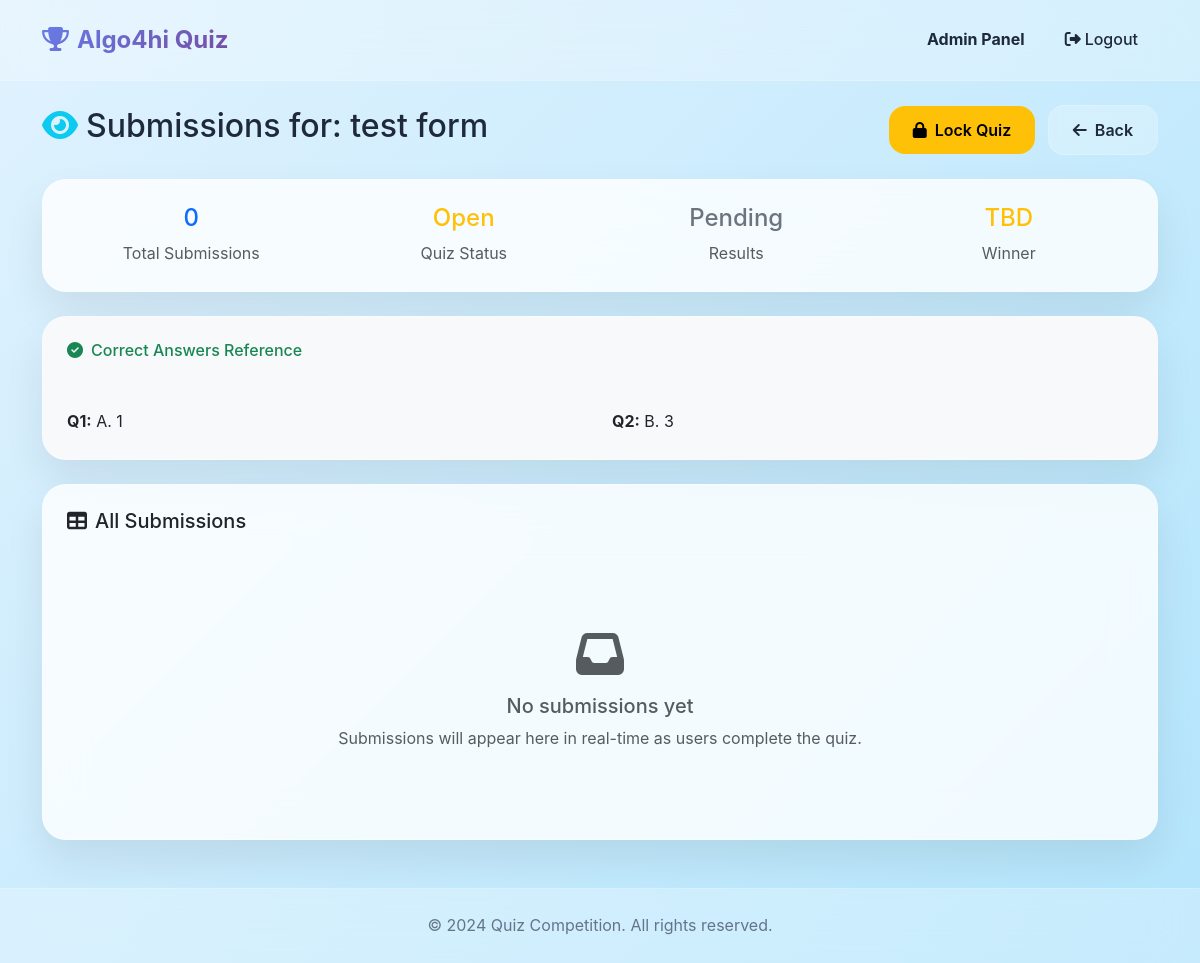
The app's page /admin/quiz/1/submissions (signed in) with its own data.
### models.py (models this page shows)
class Quiz(db.Model):
    id = db.Column(db.Integer, primary_key=True)
    title = db.Column(db.String(200), nullable=False)
    start_time = db.Column(db.DateTime, nullable=False)
    end_time = db.Column(db.DateTime, nullable=False)
    question1 = db.Column(db.Text, nullable=False)
    question1_options = db.Column(db.JSON, nullable=False)  # List of options (2-6)
    question1_correct = db.Column(db.Integer, nullable=False)  # Index of correct answer
    question2 = db.Column(db.Text, nullable=False)
    question2_options = db.Column(db.JSON, nullable=False)  # List of options (2-6)
    question2_correct = db.Column(db.Integer, nullable=False)  # Index of correct answer
    is_locked = db.Column(db.Boolean, default=False)
    results_published = db.Column(db.Boolean, default=False)
    winner_id = db.Column(db.Integer, db.ForeignKey('user.id'), nullable=True)
    quiz_url = db.Column(db.String(100), unique=True, nullable=True)  # Unique URL for direct access
    created_at = db.Column(db.DateTime, default=datetime.utcnow)
    submissions = db.relationship('QuizSubmission', backref='quiz', lazy=True)
    winner = db.relationship('User', foreign_keys=[winner_id])

### admin_routes.py (the view)
    def admin_decorated_function(*args, **kwargs):
        if not session.get('admin_logged_in'):
            flash('Admin access required.', 'danger')
            return redirect(url_for('admin_login'))
        return f(*args, **kwargs)

### admin_routes.py (called while the page is built)
def admin_required(f):
    def admin_decorated_function(*args, **kwargs):
        if not session.get('admin_logged_in'):
            flash('Admin access required.', 'danger')
            return redirect(url_for('admin_login'))
        return f(*args, **kwargs)
    admin_decorated_function.__name__ = f.__name__
    return admin_decorated_function

@app.route('/admin/quiz/<int:quiz_id>/submissions')
@admin_required
def view_submissions(quiz_id):
    quiz = Quiz.query.get_or_404(quiz_id)
    submissions = db.session.query(QuizSubmission, User).join(User).filter(
        QuizSubmission.quiz_id == quiz_id
    ).order_by(QuizSubmission.score.desc(), QuizSubmission.time_taken.asc()).all()
    return render_template('view_submissions.html', quiz=quiz, submissions=submissions)

### templates/view_submissions.html (shortened to what this page needs)
{% extends "base.html" %}
{% block content %}
<div class="row">
    <div class="col-12">
        <div class="d-flex justify-content-between align-items-center mb-4">
            <h2>
                <i class="fas fa-eye me-2 text-info"></i>Submissions for: {{ quiz.title }}
            </h2>
            <div>
                {% if not quiz.is_locked %}
                    <a href="{{ url_for('lock_quiz', quiz_id=quiz.id) }}"
                       class="btn btn-warning me-2"
                       onclick="return confirm('This will lock the quiz and determine the winner. Continue?')">
                        <i class="fas fa-lock me-2"></i>Lock Quiz
                    </a>
                {% endif %}
                <a href="{{ url_for('admin_dashboard') }}" class="btn btn-outline-secondary">
                    <i class="fas fa-arrow-left me-2"></i>Back
                </a>
            </div>
        </div>
        <div class="card mb-4">
            <div class="card-body">
                <div class="row text-center">
                    <div class="col-md-3">
                        <h4 class="text-primary">{{ submissions|length }}</h4>
                        <p class="text-muted mb-0">Total Submissions</p>
                    </div>
                    <div class="col-md-3">
                        <h4 class="text-{{ 'success' if quiz.is_locked else 'warning' }}">
                            {{ 'Locked' if quiz.is_locked else 'Open' }}
                        </h4>
                        <p class="text-muted mb-0">Quiz Status</p>
                    </div>
                    <div class="col-md-3">
                        <h4 class="text-{{ 'success' if quiz.results_published else 'secondary' }}">
                            {{ 'Published' if quiz.results_published else 'Pending' }}
                        </h4>
                        <p class="text-muted mb-0">Results</p>
                    </div>
                    <div class="col-md-3">
                        <h4 class="text-warning">
                            {{ quiz.winner.name if quiz.winner else 'TBD' }}
                        </h4>
                        <p class="text-muted mb-0">Winner</p>
                    </div>
                </div>
            </div>
        </div>
        <div class="card mb-4 bg-light">
            <div class="card-header">
                <h6 class="mb-0 text-success">
                    <i class="fas fa-check-circle me-2"></i>Correct Answers Reference
                </h6>
            </div>
            <div class="card-body">
                <div class="row">
                    <div class="col-md-6">
                        <strong>Q1:</strong> {{ chr(65 + quiz.question1_correct) }}. {{ quiz.question1_options[quiz.question1_correct] }}
                    </div>
                    <div class="col-md-6">
                        <strong>Q2:</strong> {{ chr(65 + quiz.question2_correct) }}. {{ quiz.question2_options[quiz.question2_correct] }}
                    </div>
                </div>
            </div>
        </div>
        <div class="card">
            <div class="card-header">
                <h5 class="mb-0">
                    <i class="fas fa-table me-2"></i>All Submissions
                </h5>
            </div>
            <div class="card-body">
                {% if submissions %}
                    <div class="table-responsive">
                        <table class="table table-hover">
                            <thead class="table-dark">
                                <tr>
                                    <th>Rank</th>
                                    <th>Participant</th>
                                    <th>Email</th>
                                    <th>Score</th>
                                    <th>Q1</th>
                                    <th>Q2</th>
                                    <th>Time</th>
                                    <th>Bonus</th>
                                    <th>Submitted</th>
                                </tr>
                            </thead>
                            <tbody>
                                {% for submission, user in submissions %}
                                    <tr class="{{ 'table-success' if quiz.winner_id == user.id else '' }}">
                                        <td>
                                            {% if loop.index == 1 and quiz.winner_id == user.id %}
                                                <i class="fas fa-crown text-warning"></i> #{{ loop.index }}
                                            {% else %}
                                                #{{ loop.index }}
                                            {% endif %}
                                        </td>
                                        <td>{{ user.name }}</td>
                                        <td>{{ user.email }}</td>
                                        <td>
                                            <span class="badge bg-primary fs-6">{{ submission.score }}</span>
                                        </td>
                                        <td>
                                            {% set q1_correct = (submission.answer1 == quiz.question1_correct) %}
                                            <span class="badge {{ 'bg-success' if q1_correct else 'bg-danger' }}">
                                                {{ chr(65 + submission.answer1) }}
                                                <i class="fas {{ 'fa-check' if q1_correct else 'fa-times' }} ms-1"></i>
                                            </span>
                                        </td>
                                        <td>
                                            {% set q2_correct = (submission.answer2 == quiz.question2_correct) %}
                                            <span class="badge {{ 'bg-success' if q2_correct else 'bg-danger' }}">
                                                {{ chr(65 + submission.answer2) }}
                                                <i class="fas {{ 'fa-check' if q2_correct else 'fa-times' }} ms-1"></i>
                                            </span>
                                        </td>
                                        <td>{{ submission.time_taken }}s</td>
                                        <td>
                                            {% if submission.bonus_awarded %}
                                                <span class="badge bg-warning">
                                                    <i class="fas fa-bolt"></i> +5
                                                </span>
                                            {% else %}
                                                <span class="text-muted">-</span>
                                            {% endif %}
                                        </td>
                                        <td>
                                            <small>{{ submission.submitted_at.strftime('%m/%d %H:%M') }}</small>
                                        </td>
                                    </tr>
                                {% endfor %}
                            </tbody>
                        </table>
                    </div>
                {% else %}
                    <div class="text-center py-5">
                        <i class="fas fa-inbox fa-3x text-muted mb-3"></i>
                        <h5 class="text-muted">No submissions yet</h5>
                        <p class="text-muted">Submissions will appear here in real-time as users complete the quiz.</p>
                    </div>
                {% endif %}
            </div>
        </div>
    </div>
</div>
{% endblock %}

### templates/base.html (style rules this page uses)
:root { --glass-bg: rgba(255, 255, 255, 0.25); --glass-border: rgba(255, 255, 255, 0.18); --glass-shadow: 0 8px 32px 0 rgba(31, 38, 135, 0.37); --primary-gradient: linear-gradient(135deg, #667eea 0%, #764ba2 100%); --secondary-gradient: linear-gradient(135deg, #f093fb 0%, #f5576c 100%); --accent-color: #6366f1; --text-primary: #1e293b; --text-secondary: #64748b; --bg-primary: linear-gradient(135deg, #e0f2fe 0%, #b3e5fc 100%); --card-bg: rgba(255, 255, 255, 0.8); }
* { margin: 0; padding: 0; box-sizing: border-box; }
body { font-family: -apple-system, BlinkMacSystemFont, 'Segoe UI', Roboto, Oxygen, Ubuntu, Cantarell, sans-serif; background: var(--bg-primary); min-height: 100vh; color: var(--text-primary); line-height: 1.6; }
.btn { border-radius: 16px; font-weight: 600; padding: 0.75rem 1.5rem; border: none; transition: all 0.3s ease; position: relative; overflow: hidden; }
.btn-outline-secondary { background: var(--glass-bg); color: var(--text-primary); border: 1px solid var(--glass-border); backdrop-filter: blur(16px); }
.card { background: var(--card-bg); border: 1px solid rgba(255, 255, 255, 0.3); border-radius: 24px; box-shadow: 0 20px 40px rgba(0, 0, 0, 0.08); backdrop-filter: blur(20px); -webkit-backdrop-filter: blur(20px); transition: all 0.3s ease; }
.card-header { background: transparent; border-bottom: 1px solid rgba(255, 255, 255, 0.2); border-radius: 24px 24px 0 0 !important; padding: 1.5rem; }
.card-body { padding: 1.5rem; }
html { scroll-behavior: smooth; }

### records on screen
Quiz: title "test form", is_locked "Open", results_published "Pending", chr(65+quiz.question1_correct) "A", question1_options+question1_correct "1", chr(65+quiz.question2_correct) "B", question2_options+question2_correct "3"

### other values on screen
{{ submissions|length }} "0"
{{ quiz.winner.name if quiz.winner else 'TBD' }} "TBD"
